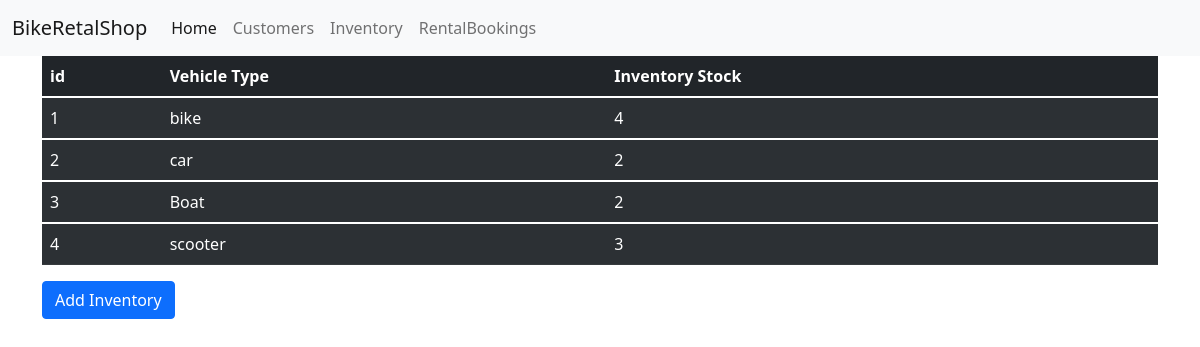
Page /all_inventory/ on the committed database.
### rbs/models.py (models this page shows, shortened)
class VehicleInventory(models.Model):
    vehicle_type = models.CharField(max_length=50)
    inventory_stock = models.IntegerField(default=0)
    email_id = models.CharField(max_length=50,null=True, blank=True)
    class Meta:
        db_table = 'rbs_vehicle_inventory'

### rbs/views.py (the view)
# urls.py: path('all_inventory/', views.get_all_inventory, name="all_inventory"),
def get_all_inventory(request,inv_records=None):
    if inv_records:
        inventory_records=inv_records
    else:
        inventory_records = VehicleInventory.objects.all()
    records = {
        "data":inventory_records
    }
    return render(request ,'inventory.html',records)

### rbs/templates/inventory.html (shortened to what this page needs)
<!doctype html>
<html lang="en">
  <head>
    <link href="https://cdn.jsdelivr.net/npm/bootstrap@5.1.3/dist/css/bootstrap.min.css" rel="stylesheet">
  </head>
  <body>
    <nav class="navbar navbar-expand-lg navbar-light bg-light">
        <div class="container-fluid">
          <a class="navbar-brand" href="#">
            BikeRetalShop</a>
          <div class="collapse navbar-collapse" id="navbarSupportedContent">
            <ul class="navbar-nav me-auto mb-2 mb-lg-0">
              <li class="nav-item">
                <a class="nav-link active" aria-current="page" href="/">Home</a>
              </li>
              <li class="nav-item">
                <a class="nav-link" href="/all_customer">Customers</a>
              </li>
              <li class="nav-item">
                <a class="nav-link" href="/all_inventory">Inventory</a>
              </li>
              <li class="nav-item">
                <a class="nav-link" href="/all_rental_bookings">RentalBookings</a>
              </li>
            </ul>
          </div>
        </div>
      </nav>
      <div class="container">
        <table class="table table-dark table-striped">
            <thead>
              <tr>
                <th scope="col">id</th>
                <th scope="col">Vehicle Type</th>
                <th scope="col">Inventory Stock</th>
              </tr>
            </thead>
                {% for line in data %}
            <tbody>
              <tr>
                <td>{{line.id}}</td>
                <td>{{line.vehicle_type}}</a></td>
                <td>{{line.inventory_stock}}</td>
              </tr>
            </tbody>
                {%endfor%}
          </table>
          <a class="btn btn-primary" href="/add_inventory">Add Inventory</a>
      </div>
  </body>
</html>

### rows in the picture
VehicleInventory: id "1", vehicle_type "bike", inventory_stock "4"
VehicleInventory: id "2", vehicle_type "car", inventory_stock "2"
VehicleInventory: id "3", vehicle_type "Boat", inventory_stock "2"
VehicleInventory: id "4", vehicle_type "scooter", inventory_stock "3"
